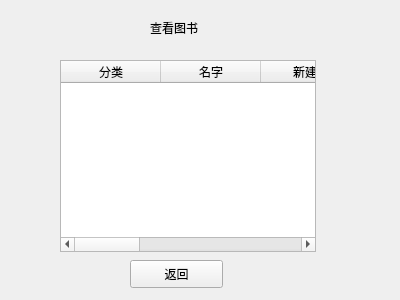
<?xml version="1.0" encoding="UTF-8"?>
<ui version="4.0">
 <class>select_book_s</class>
 <widget class="QWidget" name="select_book_s">
  <property name="geometry">
   <rect>
    <x>0</x>
    <y>0</y>
    <width>400</width>
    <height>300</height>
   </rect>
  </property>
  <property name="windowTitle">
   <string>Form</string>
  </property>
  <widget class="QLabel" name="label">
   <property name="geometry">
    <rect>
     <x>150</x>
     <y>20</y>
     <width>72</width>
     <height>15</height>
    </rect>
   </property>
   <property name="text">
    <string>查看图书</string>
   </property>
  </widget>
  <widget class="QTableWidget" name="book">
   <property name="geometry">
    <rect>
     <x>60</x>
     <y>60</y>
     <width>256</width>
     <height>192</height>
    </rect>
   </property>
   <column>
    <property name="text">
     <string>分类</string>
    </property>
   </column>
   <column>
    <property name="text">
     <string>名字</string>
    </property>
   </column>
   <column>
    <property name="text">
     <string>新建列</string>
    </property>
   </column>
   <column>
    <property name="text">
     <string>作者</string>
    </property>
   </column>
   <column>
    <property name="text">
     <string>出版社</string>
    </property>
   </column>
   <column>
    <property name="text">
     <string>编号</string>
    </property>
   </column>
   <column>
    <property name="text">
     <string>数量</string>
    </property>
   </column>
  </widget>
  <widget class="QPushButton" name="back">
   <property name="geometry">
    <rect>
     <x>130</x>
     <y>260</y>
     <width>93</width>
     <height>28</height>
    </rect>
   </property>
   <property name="text">
    <string>返回</string>
   </property>
  </widget>
 </widget>
 <resources/>
 <connections/>
</ui>
